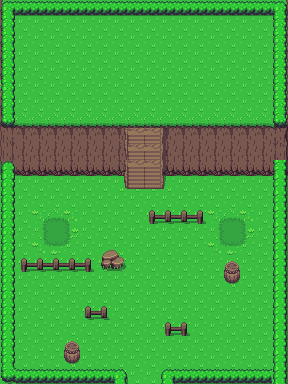

Rendered tile map (Tiled .tmx) drawn with the repository's tilesets; below, a short description and the map source with its tile grids summarised:
An orthogonal 18x24 tile map with 16x16 px tiles, 6 tile layers (ground, decoration, pushable, walls, ...) and 18 objects.

<map version="1.10" tiledversion="1.11.2" orientation="orthogonal" renderorder="right-down" width="18" height="24" tilewidth="16" tileheight="16" infinite="0" nextlayerid="15" nextobjectid="29">
 <tileset firstgid="1" source="../tilesets/gfx/Overworld.tsx" />
 <layer id="2" name="ground" width="18" height="24">
  <data>[432 cells, 432 non-empty, 1 distinct tile ids]</data>
 </layer>
 <layer id="8" name="decoration" width="18" height="24">
  <data>[432 cells, 10 non-empty, 8 distinct tile ids]</data>
 </layer>
 <layer id="5" name="pushable" width="18" height="24">
  <data>[432 cells, 30 non-empty, 18 distinct tile ids]</data>
 </layer>
 <layer id="9" name="walls" width="18" height="24">
  <data>[432 cells, 86 non-empty, 15 distinct tile ids]</data>
 </layer>
 <layer id="14" name="border" width="18" height="24">
  <data>[432 cells, 74 non-empty, 8 distinct tile ids]</data>
 </layer>
 <layer id="10" name="stairs" width="18" height="24">
  <data>[432 cells, 16 non-empty, 6 distinct tile ids]</data>
 </layer>
 <objectgroup id="4" name="collisions border">
  <object id="1" x="0.666667" y="0.666667" width="14" height="383.333" />
  <object id="2" x="0.666667" y="368.667" width="127.334" height="15.3333" />
  <object id="3" x="161.334" y="368.667" width="126" height="14" />
  <object id="4" x="273.333" y="-1.33333" width="13.3333" height="382" />
  <object id="5" x="2.66667" y="1.33333" width="281.333" height="14.6667" />
 </objectgroup>
 <objectgroup id="13" name="collisions">
  <object id="10" x="65.5" y="342.5" width="13.75" height="14.6667" />
  <object id="11" x="84.75" y="305.75" width="21.5" height="7.58333" />
  <object id="12" x="102.5" y="251.25" width="21.5" height="12.75" />
  <object id="13" x="163.5" y="321.25" width="24" height="8.83333" />
  <object id="14" x="20.3333" y="257.667" width="70.3333" height="9" />
  <object id="15" x="225.333" y="261.667" width="14.3333" height="12.6667" />
  <object id="18" x="14.3333" y="160.667" width="112" height="7.66667" />
  <object id="19" x="162" y="159.333" width="111.667" height="8" />
  <object id="20" x="147" y="210.667" width="55.6667" height="8.66667" />
  <object id="21" x="115.25" y="125.75" width="10.75" height="34.75" />
  <object id="22" x="161.5" y="125.75" width="11.75" height="33.5" />
  <object id="23" x="15" y="124" width="111.5" height="12.25" />
  <object id="25" x="160.75" y="124.75" width="112.5" height="12.25" />
 </objectgroup>
</map>
